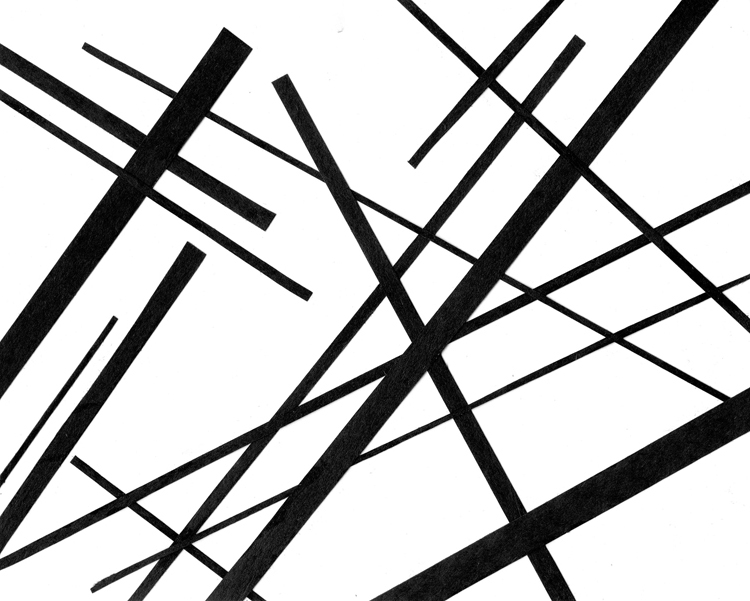
#> input picture trabalhos escritos/Material de estudos/aula VC Pedrosa/Materiais - Aula de Segmentação/codigos de exemplo/original_hough.png, 750 x 601 px, given in place of the camera
$ python detectores_borda.py   (older library calls are emulated)
#> lines starting #> are read from the running program, lines starting #| are printed output that depends on the picture
import numpy as np
import cv2

cap = cv2.VideoCapture(0)

while(True):
    # Capture frame-by-frame
    ret, frame = cap.read()
#> frame is the input picture: shape (601, 750, 3); min 0, max 255, mean 195.4

    # Our operations on the frame come here
    img = cv2.cvtColor(frame, cv2.COLOR_BGR2GRAY)

    # Display the resulting frame
    cv2.imshow('Original',img)

    img_gaussian = cv2.GaussianBlur(img,(3,3),0)

    #canny
    img_canny = cv2.Canny(img,100,200)
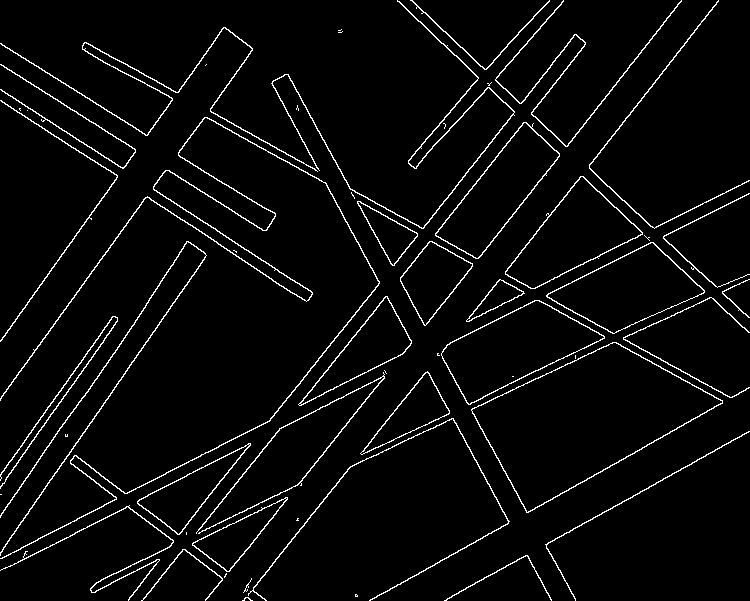
#> img_canny: shape (601, 750); 3.9% white in thin lines or dots

    #sobel
    img_sobelx = cv2.Sobel(img_gaussian,cv2.CV_8U,1,0,ksize=5)
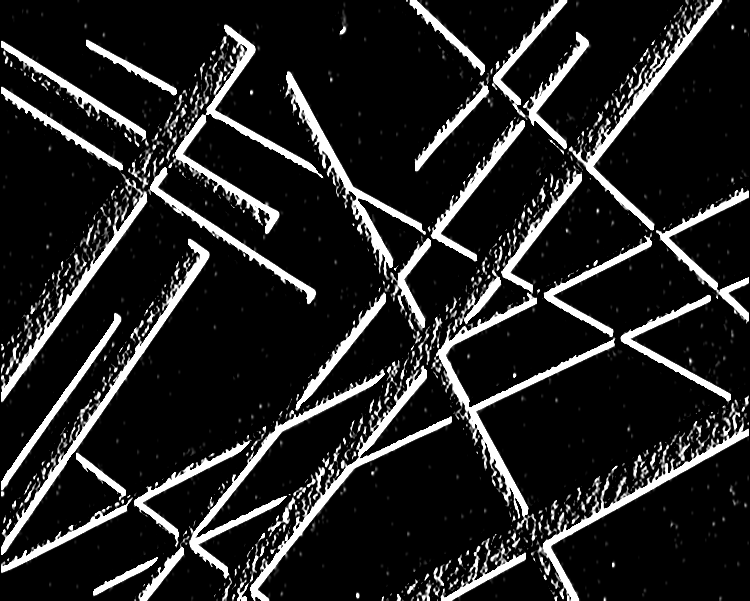
#> img_sobelx: shape (601, 750); min 0, max 255, mean 35.3
    img_sobely = cv2.Sobel(img_gaussian,cv2.CV_8U,0,1,ksize=5)
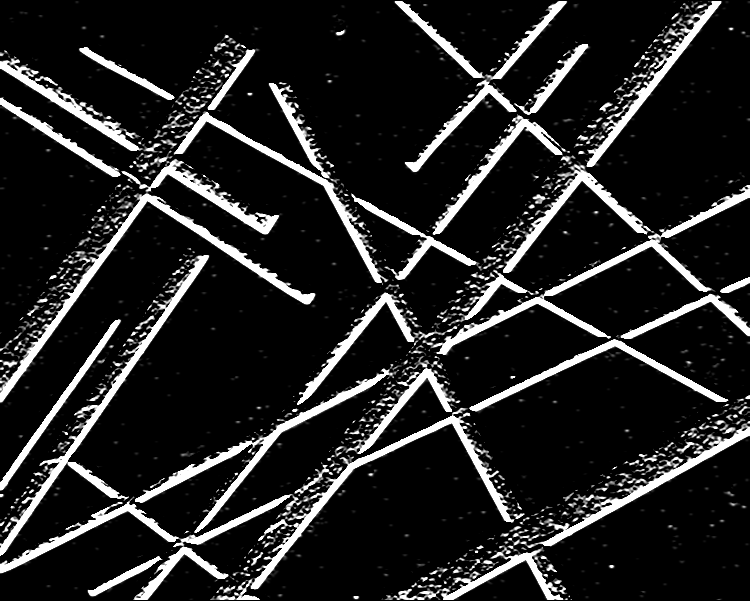
#> img_sobely: shape (601, 750); min 0, max 255, mean 35.2
    img_sobel = img_sobelx + img_sobely
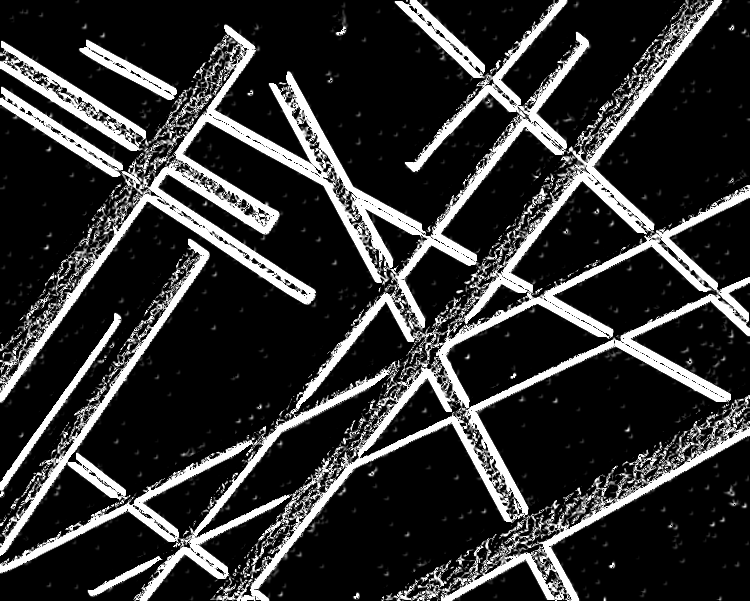
#> img_sobel: shape (601, 750); min 0, max 255, mean 49.1


    #prewitt
    kernelx = np.array([[1,1,1],[0,0,0],[-1,-1,-1]])
    kernely = np.array([[-1,0,1],[-1,0,1],[-1,0,1]])
    img_prewittx = cv2.filter2D(img_gaussian, -1, kernelx)
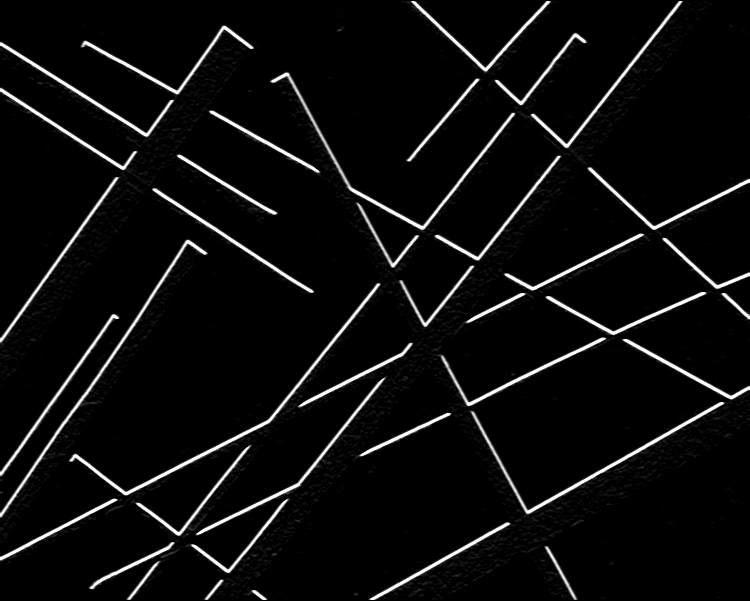
#> img_prewittx: shape (601, 750); min 0, max 255, mean 12.9
    img_prewitty = cv2.filter2D(img_gaussian, -1, kernely)
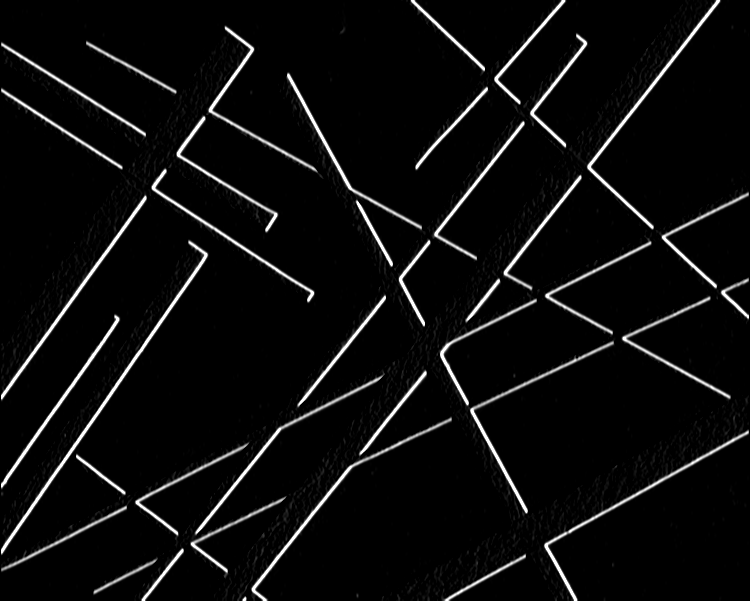
#> img_prewitty: shape (601, 750); min 0, max 255, mean 12.2

    cv2.imshow("Original Image", img)
    cv2.imshow("Canny", img_canny)
    cv2.imshow("Sobel X", img_sobelx)
    cv2.imshow("Sobel Y", img_sobely)
    cv2.imshow("Sobel", img_sobel)
    cv2.imshow("Prewitt X", img_prewittx)
    cv2.imshow("Prewitt Y", img_prewitty)
    cv2.imshow("Prewitt", img_prewittx + img_prewitty)
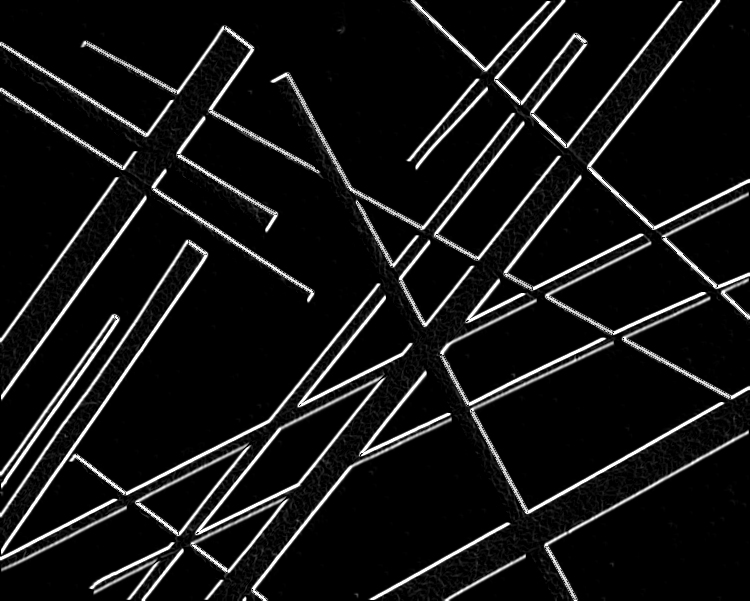
#> window 'Prewitt': shape (601, 750); min 0, max 255, mean 20.9

    if cv2.waitKey(1) & 0xFF == ord('q'):
#> (key q is pressed here)
        break

# When everything done, release the capture
cap.release()
cv2.destroyAllWindows()
